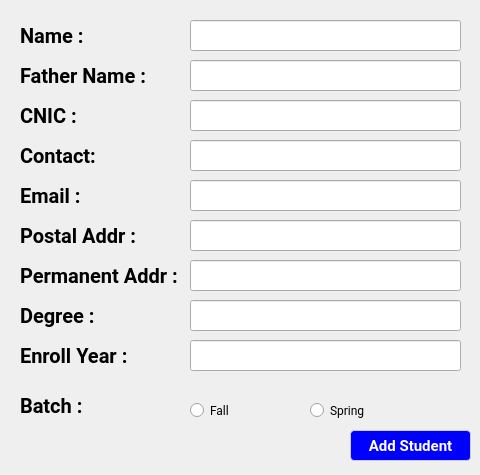
<?xml version="1.0" encoding="UTF-8"?>
<ui version="4.0">
 <class>sudentdetails</class>
 <widget class="QDialog" name="sudentdetails">
  <property name="geometry">
   <rect>
    <x>0</x>
    <y>0</y>
    <width>480</width>
    <height>475</height>
   </rect>
  </property>
  <property name="windowTitle">
   <string>Add Student</string>
  </property>
  <property name="windowIcon">
   <iconset resource="resources.qrc">
    <normaloff>:/logo/1.png</normaloff>:/logo/1.png</iconset>
  </property>
  <property name="styleSheet">
   <string notr="true">QWidget {
    background: qlineargradient(
        x1:0, y1:0, x2:0, y2:1,
        stop:0 #EEF2FF,   /* Very light blue */
        stop:1 #E0E7FF    /* Soft educational purple */
    );
    font-family: Segoe UI, Roboto, Arial;
}</string>
  </property>
  <widget class="QPushButton" name="addstudent">
   <property name="geometry">
    <rect>
     <x>350</x>
     <y>430</y>
     <width>121</width>
     <height>31</height>
    </rect>
   </property>
   <property name="styleSheet">
    <string notr="true">QPushButton {
    background-color: blue;
     color: white;
	font-weight: bold;
    padding: 6px 14px;
    font-size: 15px;
    border-radius: 4px;
    border: 1px solid #CCCCCC;
}

QPushButton:hover {
    background-color: #E5E5E5;
	color:black
}

QPushButton:pressed {
    background-color: #D4D4D4;
	color:black
}</string>
   </property>
   <property name="text">
    <string>Add Student</string>
   </property>
  </widget>
  <widget class="QLabel" name="name_2">
   <property name="geometry">
    <rect>
     <x>20</x>
     <y>20</y>
     <width>71</width>
     <height>31</height>
    </rect>
   </property>
   <property name="styleSheet">
    <string notr="true">QLabel {
    color: black;
	font-weight: bold;
    font-size: 20px;
    border-radius: 6px;
}</string>
   </property>
   <property name="text">
    <string>Name :</string>
   </property>
  </widget>
  <widget class="QLineEdit" name="name">
   <property name="geometry">
    <rect>
     <x>190</x>
     <y>20</y>
     <width>271</width>
     <height>31</height>
    </rect>
   </property>
  </widget>
  <widget class="QLabel" name="fathername_2">
   <property name="geometry">
    <rect>
     <x>20</x>
     <y>60</y>
     <width>141</width>
     <height>31</height>
    </rect>
   </property>
   <property name="styleSheet">
    <string notr="true">QLabel {
    color: black;
	font-weight: bold;
    font-size: 20px;
    border-radius: 6px;
}</string>
   </property>
   <property name="text">
    <string>Father Name :</string>
   </property>
  </widget>
  <widget class="QLineEdit" name="fathername">
   <property name="geometry">
    <rect>
     <x>190</x>
     <y>60</y>
     <width>271</width>
     <height>31</height>
    </rect>
   </property>
  </widget>
  <widget class="QLineEdit" name="postal">
   <property name="geometry">
    <rect>
     <x>190</x>
     <y>220</y>
     <width>271</width>
     <height>31</height>
    </rect>
   </property>
  </widget>
  <widget class="QLineEdit" name="contact">
   <property name="geometry">
    <rect>
     <x>190</x>
     <y>140</y>
     <width>271</width>
     <height>31</height>
    </rect>
   </property>
  </widget>
  <widget class="QLabel" name="contact_2">
   <property name="geometry">
    <rect>
     <x>20</x>
     <y>140</y>
     <width>91</width>
     <height>31</height>
    </rect>
   </property>
   <property name="styleSheet">
    <string notr="true">QLabel {
    color: black;
	font-weight: bold;
    font-size: 20px;
    border-radius: 6px;
}</string>
   </property>
   <property name="text">
    <string>Contact:</string>
   </property>
  </widget>
  <widget class="QLabel" name="postal_2">
   <property name="geometry">
    <rect>
     <x>20</x>
     <y>220</y>
     <width>151</width>
     <height>31</height>
    </rect>
   </property>
   <property name="styleSheet">
    <string notr="true">QLabel {
    color: black;
	font-weight: bold;
    font-size: 20px;
    border-radius: 6px;
}</string>
   </property>
   <property name="text">
    <string>Postal Addr :</string>
   </property>
  </widget>
  <widget class="QLineEdit" name="parmanent">
   <property name="geometry">
    <rect>
     <x>190</x>
     <y>260</y>
     <width>271</width>
     <height>31</height>
    </rect>
   </property>
  </widget>
  <widget class="QLabel" name="year_2">
   <property name="geometry">
    <rect>
     <x>20</x>
     <y>340</y>
     <width>131</width>
     <height>31</height>
    </rect>
   </property>
   <property name="styleSheet">
    <string notr="true">QLabel {
    color: black;
	font-weight: bold;
    font-size: 20px;
    border-radius: 6px;
}</string>
   </property>
   <property name="text">
    <string>Enroll Year :</string>
   </property>
  </widget>
  <widget class="QLabel" name="parmanent_2">
   <property name="geometry">
    <rect>
     <x>20</x>
     <y>260</y>
     <width>171</width>
     <height>31</height>
    </rect>
   </property>
   <property name="styleSheet">
    <string notr="true">QLabel {
    color: black;
	font-weight: bold;
    font-size: 20px;
    border-radius: 6px;
}</string>
   </property>
   <property name="text">
    <string>Permanent Addr :</string>
   </property>
  </widget>
  <widget class="QLineEdit" name="year">
   <property name="geometry">
    <rect>
     <x>190</x>
     <y>340</y>
     <width>271</width>
     <height>31</height>
    </rect>
   </property>
  </widget>
  <widget class="QLineEdit" name="degree">
   <property name="geometry">
    <rect>
     <x>190</x>
     <y>300</y>
     <width>271</width>
     <height>31</height>
    </rect>
   </property>
  </widget>
  <widget class="QLabel" name="degree_2">
   <property name="geometry">
    <rect>
     <x>20</x>
     <y>300</y>
     <width>141</width>
     <height>31</height>
    </rect>
   </property>
   <property name="styleSheet">
    <string notr="true">QLabel {
    color: black;
	font-weight: bold;
    font-size: 20px;
    border-radius: 6px;
}</string>
   </property>
   <property name="text">
    <string>Degree : </string>
   </property>
  </widget>
  <widget class="QLineEdit" name="cnic">
   <property name="geometry">
    <rect>
     <x>190</x>
     <y>100</y>
     <width>271</width>
     <height>31</height>
    </rect>
   </property>
  </widget>
  <widget class="QLabel" name="cnic_2">
   <property name="geometry">
    <rect>
     <x>20</x>
     <y>100</y>
     <width>141</width>
     <height>31</height>
    </rect>
   </property>
   <property name="styleSheet">
    <string notr="true">QLabel {
    color: black;
	font-weight: bold;
    font-size: 20px;
    border-radius: 6px;
}</string>
   </property>
   <property name="text">
    <string>CNIC :</string>
   </property>
  </widget>
  <widget class="QLabel" name="email_2">
   <property name="geometry">
    <rect>
     <x>20</x>
     <y>180</y>
     <width>91</width>
     <height>31</height>
    </rect>
   </property>
   <property name="styleSheet">
    <string notr="true">QLabel {
    color: black;
	font-weight: bold;
    font-size: 20px;
    border-radius: 6px;
}</string>
   </property>
   <property name="text">
    <string>Email :</string>
   </property>
  </widget>
  <widget class="QLineEdit" name="email">
   <property name="geometry">
    <rect>
     <x>190</x>
     <y>180</y>
     <width>271</width>
     <height>31</height>
    </rect>
   </property>
  </widget>
  <widget class="QLabel" name="year_3">
   <property name="geometry">
    <rect>
     <x>20</x>
     <y>390</y>
     <width>131</width>
     <height>31</height>
    </rect>
   </property>
   <property name="styleSheet">
    <string notr="true">QLabel {
    color: black;
	font-weight: bold;
    font-size: 20px;
    border-radius: 6px;
}</string>
   </property>
   <property name="text">
    <string>Batch :</string>
   </property>
  </widget>
  <widget class="QRadioButton" name="spring">
   <property name="geometry">
    <rect>
     <x>310</x>
     <y>400</y>
     <width>89</width>
     <height>20</height>
    </rect>
   </property>
   <property name="text">
    <string>Spring</string>
   </property>
  </widget>
  <widget class="QRadioButton" name="spring_2">
   <property name="geometry">
    <rect>
     <x>190</x>
     <y>400</y>
     <width>89</width>
     <height>20</height>
    </rect>
   </property>
   <property name="text">
    <string>Fall</string>
   </property>
  </widget>
 </widget>
 <resources>
  <include location="resources.qrc"/>
 </resources>
 <connections/>
</ui>
